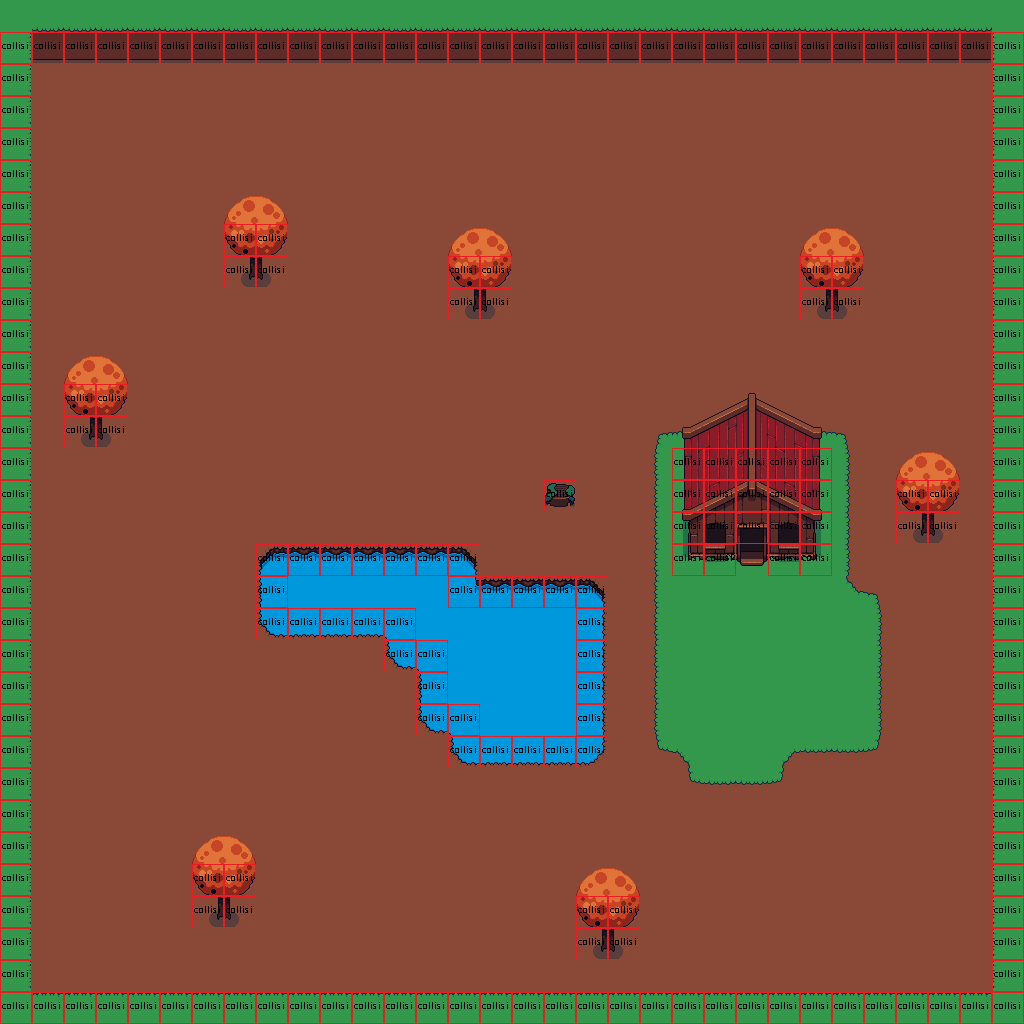

A level layout from a 2D game, rendered from its tile map. Below: a short description, then the map file with tile-grid data replaced by summaries:
An orthogonal 32x32 tile map with 32x32 px tiles, 4 tile layers (ground, features, objects, collision), 2 tilesets and 2 objects (start, end).

<map version="1.4" tiledversion="1.4.2" orientation="orthogonal" renderorder="right-down" width="32" height="32" tilewidth="32" tileheight="32" infinite="0" nextlayerid="6" nextobjectid="3">
 <tileset firstgid="1" source="Aurora Tileset.tsx" />
 <tileset firstgid="987" source="dev-tileset.tsx" />
 <layer id="1" name="ground" width="32" height="32">
  <data>[1024 cells, 1024 non-empty, 1 distinct tile ids]</data>
 </layer>
 <layer id="2" name="features" width="32" height="32">
  <data>[1024 cells, 295 non-empty, 30 distinct tile ids]</data>
 </layer>
 <layer id="3" name="objects" width="32" height="32">
  <data>[1024 cells, 72 non-empty, 36 distinct tile ids]</data>
 </layer>
 <objectgroup id="4" name="markers">
  <object id="1" name="start" x="32" y="512" width="32" height="32" />
  <object id="2" name="end" x="736" y="544" width="32" height="32" />
 </objectgroup>
 <layer id="5" name="collision" width="32" height="32">
  <data>[1024 cells, 202 non-empty, 1 distinct tile ids]</data>
 </layer>
</map>
